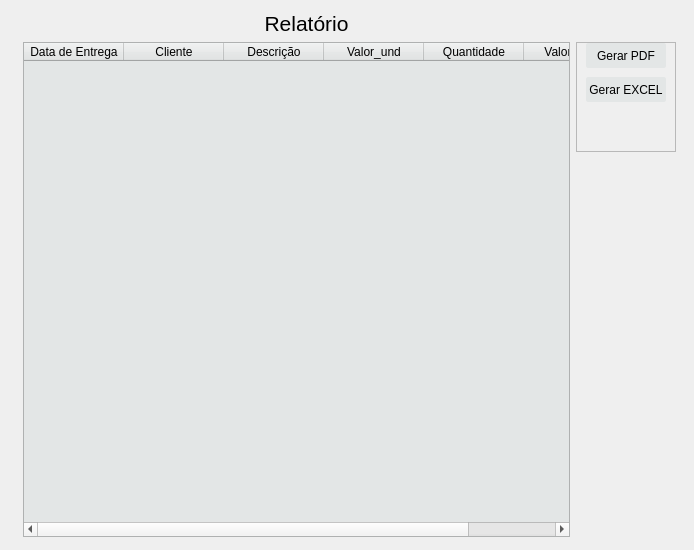
            <widget class="QWidget" name="pg_historico">
             <layout class="QGridLayout" name="gridLayout_14">
              <item row="0" column="0" rowspan="4" colspan="2">
               <spacer name="horizontalSpacer_3">
                <property name="orientation">
                 <enum>Qt::Horizontal</enum>
                </property>
                <property name="sizeType">
                 <enum>QSizePolicy::Fixed</enum>
                </property>
                <property name="sizeHint" stdset="0">
                 <size>
                  <width>1</width>
                  <height>528</height>
                 </size>
                </property>
               </spacer>
              </item>
              <item row="0" column="2" colspan="2">
               <widget class="QLabel" name="label">
                <property name="styleSheet">
                 <string notr="true">color: rgb(0, 0, 0);</string>
                </property>
                <property name="text">
                 <string>&lt;html&gt;&lt;head/&gt;&lt;body&gt;&lt;p align=&quot;center&quot;&gt;&lt;span style=&quot; font-size:16pt;&quot;&gt;Relatório&lt;/span&gt;&lt;/p&gt;&lt;/body&gt;&lt;/html&gt;</string>
                </property>
               </widget>
              </item>
              <item row="0" column="4">
               <spacer name="horizontalSpacer_8">
                <property name="orientation">
                 <enum>Qt::Horizontal</enum>
                </property>
                <property name="sizeType">
                 <enum>QSizePolicy::Fixed</enum>
                </property>
                <property name="sizeHint" stdset="0">
                 <size>
                  <width>80</width>
                  <height>20</height>
                 </size>
                </property>
               </spacer>
              </item>
              <item row="0" column="5" rowspan="3">
               <spacer name="horizontalSpacer_4">
                <property name="orientation">
                 <enum>Qt::Horizontal</enum>
                </property>
                <property name="sizeType">
                 <enum>QSizePolicy::Fixed</enum>
                </property>
                <property name="sizeHint" stdset="0">
                 <size>
                  <width>1</width>
                  <height>508</height>
                 </size>
                </property>
               </spacer>
              </item>
              <item row="1" column="2" rowspan="2">
               <widget class="QTableWidget" name="tableWidget_historico">
                <property name="sizePolicy">
                 <sizepolicy hsizetype="Expanding" vsizetype="Preferred">
                  <horstretch>0</horstretch>
                  <verstretch>0</verstretch>
                 </sizepolicy>
                </property>
                <property name="styleSheet">
                 <string notr="true">QLineEdit{

	
	background-color: rgb(255,255,255);
	font: 10pt &quot;MS Shell Dlg 2&quot;;
}

QFrame{

	
		background-color: rgb(227, 230, 230);

}</string>
                </property>
                <column>
                 <property name="text">
                  <string>Data de Entrega</string>
                 </property>
                </column>
                <column>
                 <property name="text">
                  <string>Cliente</string>
                 </property>
                </column>
                <column>
                 <property name="text">
                  <string>Descrição</string>
                 </property>
                </column>
                <column>
                 <property name="text">
                  <string>Valor_und</string>
                 </property>
                </column>
                <column>
                 <property name="text">
                  <string>Quantidade</string>
                 </property>
                </column>
                <column>
                 <property name="text">
                  <string>Valor_Total</string>
                 </property>
                </column>
               </widget>
              </item>
              <item row="1" column="3" colspan="2">
               <widget class="QFrame" name="frame_4">
                <property name="sizePolicy">
                 <sizepolicy hsizetype="Fixed" vsizetype="Fixed">
                  <horstretch>0</horstretch>
                  <verstretch>0</verstretch>
                 </sizepolicy>
                </property>
                <property name="minimumSize">
                 <size>
                  <width>100</width>
                  <height>100</height>
                 </size>
                </property>
                <property name="layoutDirection">
                 <enum>Qt::LeftToRight</enum>
                </property>
                <property name="styleSheet">
                 <string notr="true">QPushButton{
	
		background-color: rgb(227, 230, 230);
	border-radius:2px;
	color: rgb(0, 0, 0);
}
QPushButton:hover{
	border-radius:5px;
	background-color: rgb(255, 255, 255);
}</string>
                </property>
                <property name="frameShape">
                 <enum>QFrame::StyledPanel</enum>
                </property>
                <property name="frameShadow">
                 <enum>QFrame::Raised</enum>
                </property>
                <layout class="QFormLayout" name="formLayout">
                 <property name="horizontalSpacing">
                  <number>0</number>
                 </property>
                 <property name="verticalSpacing">
                  <number>9</number>
                 </property>
                 <property name="topMargin">
                  <number>0</number>
                 </property>
                 <property name="rightMargin">
                  <number>0</number>
                 </property>
                 <property name="bottomMargin">
                  <number>0</number>
                 </property>
                 <item row="0" column="0">
                  <widget class="QPushButton" name="btn_pdf">
                   <property name="minimumSize">
                    <size>
                     <width>80</width>
                     <height>25</height>
                    </size>
                   </property>
                   <property name="text">
                    <string>Gerar PDF</string>
                   </property>
                  </widget>
                 </item>
                 <item row="1" column="0">
                  <widget class="QPushButton" name="btn_excel">
                   <property name="minimumSize">
                    <size>
                     <width>80</width>
                     <height>25</height>
                    </size>
                   </property>
                   <property name="text">
                    <string>Gerar EXCEL</string>
                   </property>
                  </widget>
                 </item>
                 <item row="2" column="0">
                  <spacer name="verticalSpacer_30">
                   <property name="orientation">
                    <enum>Qt::Vertical</enum>
                   </property>
                   <property name="sizeHint" stdset="0">
                    <size>
                     <width>20</width>
                     <height>40</height>
                    </size>
                   </property>
                  </spacer>
                 </item>
                </layout>
               </widget>
              </item>
              <item row="3" column="1" colspan="5">
               <spacer name="verticalSpacer_26">
                <property name="orientation">
                 <enum>Qt::Vertical</enum>
                </property>
                <property name="sizeType">
                 <enum>QSizePolicy::Fixed</enum>
                </property>
                <property name="sizeHint" stdset="0">
                 <size>
                  <width>666</width>
                  <height>1</height>
                 </size>
                </property>
               </spacer>
              </item>
              <item row="2" column="3">
               <spacer name="verticalSpacer_2">
                <property name="orientation">
                 <enum>Qt::Vertical</enum>
                </property>
                <property name="sizeType">
                 <enum>QSizePolicy::Preferred</enum>
                </property>
                <property name="sizeHint" stdset="0">
                 <size>
                  <width>1</width>
                  <height>379</height>
                 </size>
                </property>
               </spacer>
              </item>
             </layout>
            </widget>
